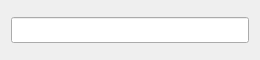
<?xml version="1.0" encoding="UTF-8"?>
<ui version="4.0">
 <class>MainWindow</class>
 <widget class="QMainWindow" name="MainWindow">
  <property name="geometry">
   <rect>
    <x>0</x>
    <y>0</y>
    <width>260</width>
    <height>60</height>
   </rect>
  </property>
  <property name="sizePolicy">
   <sizepolicy hsizetype="Fixed" vsizetype="Fixed">
    <horstretch>0</horstretch>
    <verstretch>0</verstretch>
   </sizepolicy>
  </property>
  <property name="minimumSize">
   <size>
    <width>260</width>
    <height>60</height>
   </size>
  </property>
  <property name="maximumSize">
   <size>
    <width>260</width>
    <height>60</height>
   </size>
  </property>
  <property name="windowTitle">
   <string>WRun</string>
  </property>
  <property name="windowIcon">
   <iconset resource="resource.qrc">
    <normaloff>:/rc/WRun.bmp</normaloff>:/rc/WRun.bmp</iconset>
  </property>
  <property name="dockNestingEnabled">
   <bool>true</bool>
  </property>
  <property name="unifiedTitleAndToolBarOnMac">
   <bool>true</bool>
  </property>
  <widget class="QWidget" name="centralWidget">
   <layout class="QGridLayout" name="gridLayout">
    <item row="0" column="0">
     <widget class="QLineEdit" name="lineEdit">
      <property name="font">
       <font>
        <family>DejaVu Sans Mono</family>
        <pointsize>11</pointsize>
       </font>
      </property>
     </widget>
    </item>
   </layout>
  </widget>
 </widget>
 <layoutdefault spacing="6" margin="11"/>
 <tabstops>
  <tabstop>lineEdit</tabstop>
 </tabstops>
 <resources>
  <include location="resource.qrc"/>
 </resources>
 <connections/>
</ui>
